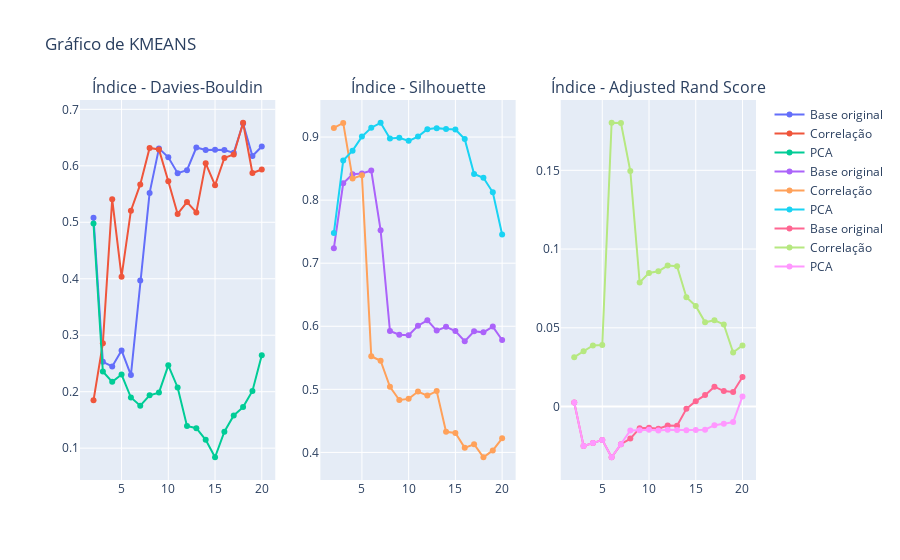

Notebook cell for this chart:
### Code cell
plot_cluster_indices(data_tfidf, selected_df_corr, selected_df_pca, labels, 'kmeans')

### Figure 1 — Plotly figure (JSON) as saved in the notebook; plotly's stock layout.template omitted (floating-point values rounded to 4 significant figures)
{"data": [{"name": "Base original", "type": "scatter", "x": [2, 3, 4, 5, 6, 7, 8, 9, 10, 11, 12, 13, 14, 15, 16, 17, 18, 19, 20], "xaxis": "x", "y": [0.5079, 0.2529, 0.2447, 0.2731, 0.2295, 0.3969, 0.552, 0.6308, 0.615, 0.587, 0.5922, 0.6324, 0.6279, 0.6285, 0.628, 0.623, 0.6748, 0.6172, 0.6341], "yaxis": "y"}, {"name": "Correlação", "type": "scatter", "x": [2, 3, 4, 5, 6, 7, 8, 9, 10, 11, 12, 13, 14, 15, 16, 17, 18, 19, 20], "xaxis": "x", "y": [0.1847, 0.2856, 0.5407, 0.4036, 0.5205, 0.567, 0.6317, 0.629, 0.5726, 0.5147, 0.5358, 0.5175, 0.6044, 0.5656, 0.614, 0.6202, 0.6762, 0.5872, 0.5935], "yaxis": "y"}, {"name": "PCA", "type": "scatter", "x": [2, 3, 4, 5, 6, 7, 8, 9, 10, 11, 12, 13, 14, 15, 16, 17, 18, 19, 20], "xaxis": "x", "y": [0.4977, 0.2358, 0.2175, 0.2304, 0.1897, 0.1752, 0.1936, 0.1984, 0.2466, 0.2075, 0.1393, 0.1353, 0.1149, 0.08393, 0.1293, 0.1578, 0.1727, 0.2013, 0.2644], "yaxis": "y"}, {"name": "Base original", "type": "scatter", "x": [2, 3, 4, 5, 6, 7, 8, 9, 10, 11, 12, 13, 14, 15, 16, 17, 18, 19, 20], "xaxis": "x2", "y": [0.7239, 0.8267, 0.8411, 0.8423, 0.8468, 0.7524, 0.5925, 0.5865, 0.5857, 0.6008, 0.6094, 0.5932, 0.5992, 0.5923, 0.5762, 0.5921, 0.5904, 0.5995, 0.5782], "yaxis": "y2"}, {"name": "Correlação", "type": "scatter", "x": [2, 3, 4, 5, 6, 7, 8, 9, 10, 11, 12, 13, 14, 15, 16, 17, 18, 19, 20], "xaxis": "x2", "y": [0.9145, 0.9224, 0.8343, 0.8394, 0.5524, 0.5454, 0.504, 0.4831, 0.4849, 0.4965, 0.4902, 0.4972, 0.4328, 0.4309, 0.4072, 0.4129, 0.3923, 0.4031, 0.4223], "yaxis": "y2"}, {"name": "PCA", "type": "scatter", "x": [2, 3, 4, 5, 6, 7, 8, 9, 10, 11, 12, 13, 14, 15, 16, 17, 18, 19, 20], "xaxis": "x2", "y": [0.7481, 0.8628, 0.8785, 0.9007, 0.9148, 0.9227, 0.8977, 0.8988, 0.894, 0.9007, 0.9125, 0.9142, 0.9128, 0.912, 0.8967, 0.8414, 0.8354, 0.8125, 0.7456], "yaxis": "y2"}, {"name": "Base original", "type": "scatter", "x": [2, 3, 4, 5, 6, 7, 8, 9, 10, 11, 12, 13, 14, 15, 16, 17, 18, 19, 20], "xaxis": "x3", "y": [0.002604, -0.02508, -0.02319, -0.02115, -0.03218, -0.02388, -0.02035, -0.01372, -0.01352, -0.01404, -0.01202, -0.01219, -0.001406, 0.003445, 0.007269, 0.01263, 0.009838, 0.009292, 0.01872], "yaxis": "y3"}, {"name": "Correlação", "type": "scatter", "x": [2, 3, 4, 5, 6, 7, 8, 9, 10, 11, 12, 13, 14, 15, 16, 17, 18, 19, 20], "xaxis": "x3", "y": [0.03134, 0.03515, 0.0388, 0.03909, 0.1802, 0.1801, 0.1495, 0.07876, 0.08486, 0.08586, 0.08949, 0.08911, 0.06936, 0.06391, 0.05353, 0.05482, 0.05213, 0.03434, 0.03884], "yaxis": "y3"}, {"name": "PCA", "type": "scatter", "x": [2, 3, 4, 5, 6, 7, 8, 9, 10, 11, 12, 13, 14, 15, 16, 17, 18, 19, 20], "xaxis": "x3", "y": [0.002604, -0.02508, -0.02319, -0.02115, -0.03218, -0.02388, -0.01518, -0.01497, -0.01472, -0.01522, -0.01468, -0.01491, -0.01502, -0.01493, -0.01468, -0.01182, -0.01098, -0.009837, 0.00644], "yaxis": "y3"}], "layout": {"annotations": [{"font": {"size": 16}, "showarrow": false, "text": "Índice - Davies-Bouldin", "x": 0.1444, "xanchor": "center", "xref": "paper", "y": 1, "yanchor": "bottom", "yref": "paper"}, {"font": {"size": 16}, "showarrow": false, "text": "Índice - Silhouette", "x": 0.5, "xanchor": "center", "xref": "paper", "y": 1, "yanchor": "bottom", "yref": "paper"}, {"font": {"size": 16}, "showarrow": false, "text": "Índice - Adjusted Rand Score", "x": 0.8556, "xanchor": "center", "xref": "paper", "y": 1, "yanchor": "bottom", "yref": "paper"}], "boxmode": "group", "showlegend": true, "title": {"text": "Gráfico de KMEANS"}, "xaxis": {"anchor": "y", "domain": [0, 0.2889]}, "xaxis2": {"anchor": "y2", "domain": [0.3556, 0.6444]}, "xaxis3": {"anchor": "y3", "domain": [0.7111, 1]}, "yaxis": {"anchor": "x", "domain": [0, 1]}, "yaxis2": {"anchor": "x2", "domain": [0, 1]}, "yaxis3": {"anchor": "x3", "domain": [0, 1]}}}
